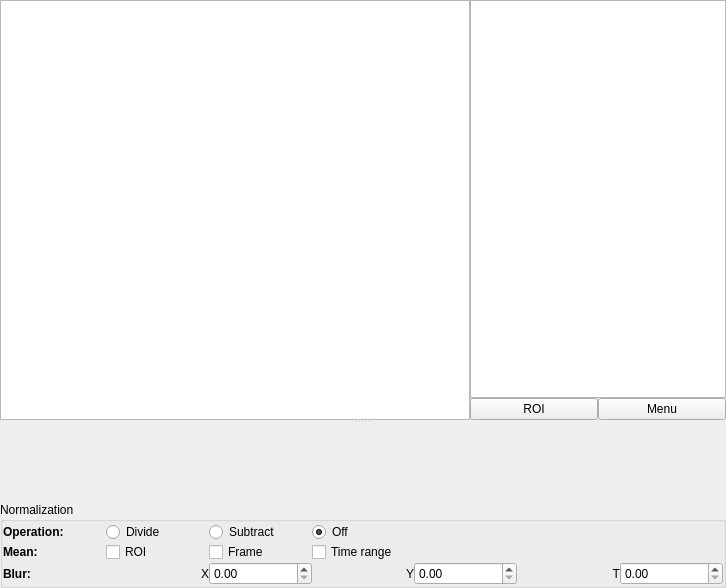
<?xml version="1.0" encoding="UTF-8"?>
<ui version="4.0">
 <class>Form</class>
 <widget class="QWidget" name="Form">
  <property name="geometry">
   <rect>
    <x>0</x>
    <y>0</y>
    <width>726</width>
    <height>588</height>
   </rect>
  </property>
  <property name="windowTitle">
   <string>PyQtGraph</string>
  </property>
  <layout class="QGridLayout" name="gridLayout_3">
   <property name="margin">
    <number>0</number>
   </property>
   <property name="spacing">
    <number>0</number>
   </property>
   <item row="0" column="0">
    <widget class="QSplitter" name="splitter">
     <property name="orientation">
      <enum>Qt::Vertical</enum>
     </property>
     <widget class="QWidget" name="layoutWidget">
      <layout class="QGridLayout" name="gridLayout">
       <property name="spacing">
        <number>0</number>
       </property>
       <item row="0" column="0" rowspan="2">
        <widget class="GraphicsView" name="graphicsView"/>
       </item>
       <item row="0" column="1" colspan="2">
        <widget class="HistogramLUTWidget" name="histogram"/>
       </item>
       <item row="1" column="1">
        <widget class="QPushButton" name="roiBtn">
         <property name="sizePolicy">
          <sizepolicy hsizetype="Minimum" vsizetype="Fixed">
           <horstretch>0</horstretch>
           <verstretch>1</verstretch>
          </sizepolicy>
         </property>
         <property name="text">
          <string>ROI</string>
         </property>
         <property name="checkable">
          <bool>true</bool>
         </property>
        </widget>
       </item>
       <item row="1" column="2">
        <widget class="QPushButton" name="menuBtn">
         <property name="sizePolicy">
          <sizepolicy hsizetype="Minimum" vsizetype="Fixed">
           <horstretch>0</horstretch>
           <verstretch>1</verstretch>
          </sizepolicy>
         </property>
         <property name="text">
          <string>Menu</string>
         </property>
        </widget>
       </item>
      </layout>
     </widget>
     <widget class="PlotWidget" name="roiPlot" native="true">
      <property name="sizePolicy">
       <sizepolicy hsizetype="Preferred" vsizetype="Preferred">
        <horstretch>0</horstretch>
        <verstretch>0</verstretch>
       </sizepolicy>
      </property>
      <property name="minimumSize">
       <size>
        <width>0</width>
        <height>40</height>
       </size>
      </property>
     </widget>
    </widget>
   </item>
   <item row="1" column="0">
    <widget class="QGroupBox" name="normGroup">
     <property name="title">
      <string>Normalization</string>
     </property>
     <layout class="QGridLayout" name="gridLayout_2">
      <property name="margin">
       <number>0</number>
      </property>
      <property name="spacing">
       <number>0</number>
      </property>
      <item row="0" column="2">
       <widget class="QRadioButton" name="normSubtractRadio">
        <property name="text">
         <string>Subtract</string>
        </property>
       </widget>
      </item>
      <item row="0" column="1">
       <widget class="QRadioButton" name="normDivideRadio">
        <property name="text">
         <string>Divide</string>
        </property>
        <property name="checked">
         <bool>false</bool>
        </property>
       </widget>
      </item>
      <item row="0" column="0">
       <widget class="QLabel" name="label_5">
        <property name="font">
         <font>
          <bold>true</bold>
         </font>
        </property>
        <property name="text">
         <string>Operation:</string>
        </property>
       </widget>
      </item>
      <item row="1" column="0">
       <widget class="QLabel" name="label_3">
        <property name="font">
         <font>
          <bold>true</bold>
         </font>
        </property>
        <property name="text">
         <string>Mean:</string>
        </property>
       </widget>
      </item>
      <item row="2" column="0">
       <widget class="QLabel" name="label_4">
        <property name="font">
         <font>
          <bold>true</bold>
         </font>
        </property>
        <property name="text">
         <string>Blur:</string>
        </property>
       </widget>
      </item>
      <item row="1" column="1">
       <widget class="QCheckBox" name="normROICheck">
        <property name="text">
         <string>ROI</string>
        </property>
       </widget>
      </item>
      <item row="2" column="2">
       <widget class="QDoubleSpinBox" name="normXBlurSpin"/>
      </item>
      <item row="2" column="1">
       <widget class="QLabel" name="label_8">
        <property name="text">
         <string>X</string>
        </property>
        <property name="alignment">
         <set>Qt::AlignRight|Qt::AlignTrailing|Qt::AlignVCenter</set>
        </property>
       </widget>
      </item>
      <item row="2" column="3">
       <widget class="QLabel" name="label_9">
        <property name="text">
         <string>Y</string>
        </property>
        <property name="alignment">
         <set>Qt::AlignRight|Qt::AlignTrailing|Qt::AlignVCenter</set>
        </property>
       </widget>
      </item>
      <item row="2" column="4">
       <widget class="QDoubleSpinBox" name="normYBlurSpin"/>
      </item>
      <item row="2" column="5">
       <widget class="QLabel" name="label_10">
        <property name="text">
         <string>T</string>
        </property>
        <property name="alignment">
         <set>Qt::AlignRight|Qt::AlignTrailing|Qt::AlignVCenter</set>
        </property>
       </widget>
      </item>
      <item row="0" column="3">
       <widget class="QRadioButton" name="normOffRadio">
        <property name="text">
         <string>Off</string>
        </property>
        <property name="checked">
         <bool>true</bool>
        </property>
       </widget>
      </item>
      <item row="1" column="3">
       <widget class="QCheckBox" name="normTimeRangeCheck">
        <property name="text">
         <string>Time range</string>
        </property>
       </widget>
      </item>
      <item row="1" column="2">
       <widget class="QCheckBox" name="normFrameCheck">
        <property name="text">
         <string>Frame</string>
        </property>
       </widget>
      </item>
      <item row="2" column="6">
       <widget class="QDoubleSpinBox" name="normTBlurSpin"/>
      </item>
     </layout>
    </widget>
   </item>
  </layout>
 </widget>
 <customwidgets>
  <customwidget>
   <class>PlotWidget</class>
   <extends>QWidget</extends>
   <header>..widgets.PlotWidget</header>
   <container>1</container>
  </customwidget>
  <customwidget>
   <class>GraphicsView</class>
   <extends>QGraphicsView</extends>
   <header>..widgets.GraphicsView</header>
  </customwidget>
  <customwidget>
   <class>HistogramLUTWidget</class>
   <extends>QGraphicsView</extends>
   <header>..widgets.HistogramLUTWidget</header>
  </customwidget>
 </customwidgets>
 <resources/>
 <connections/>
</ui>
